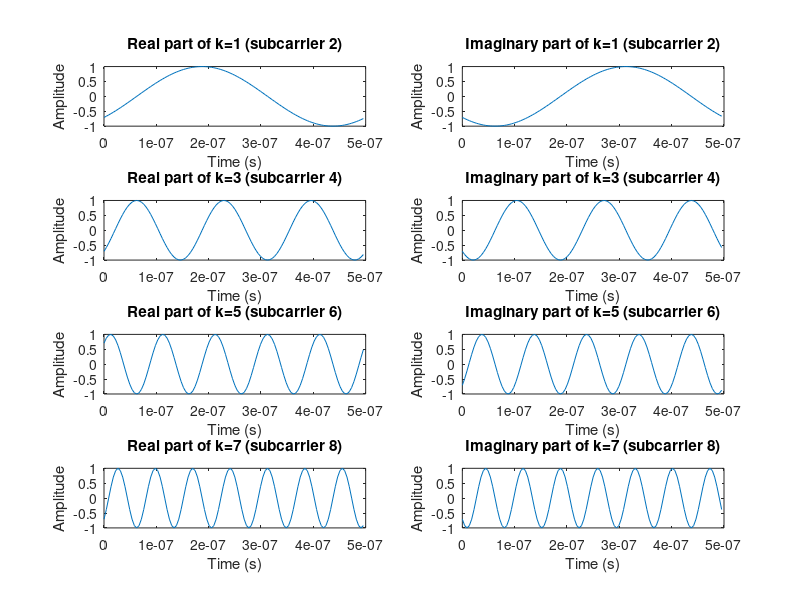
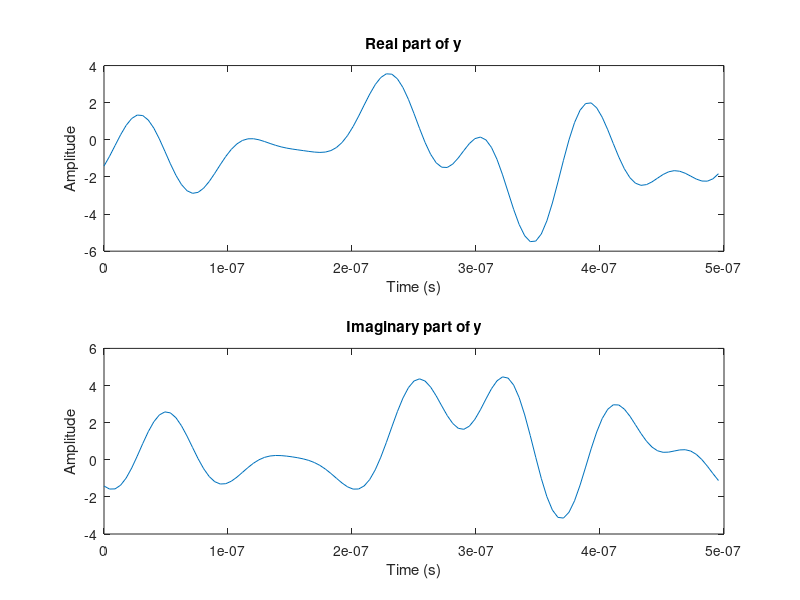
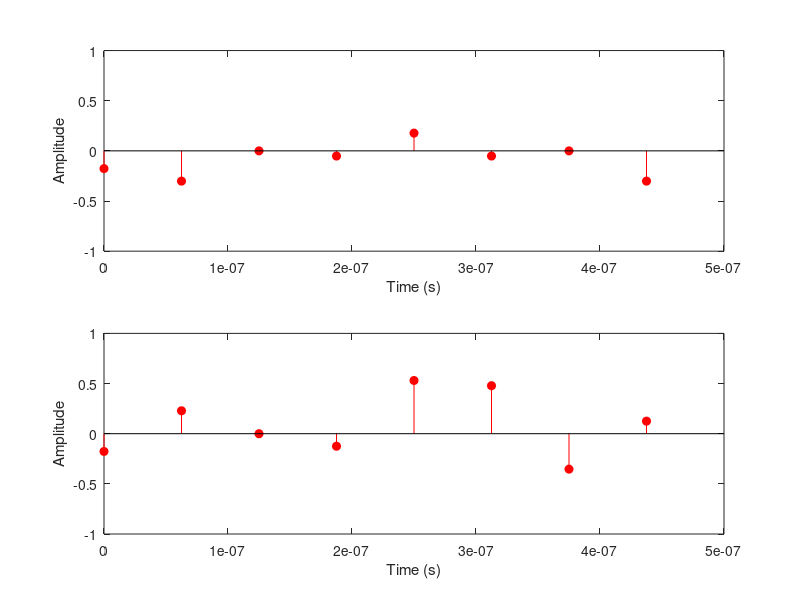
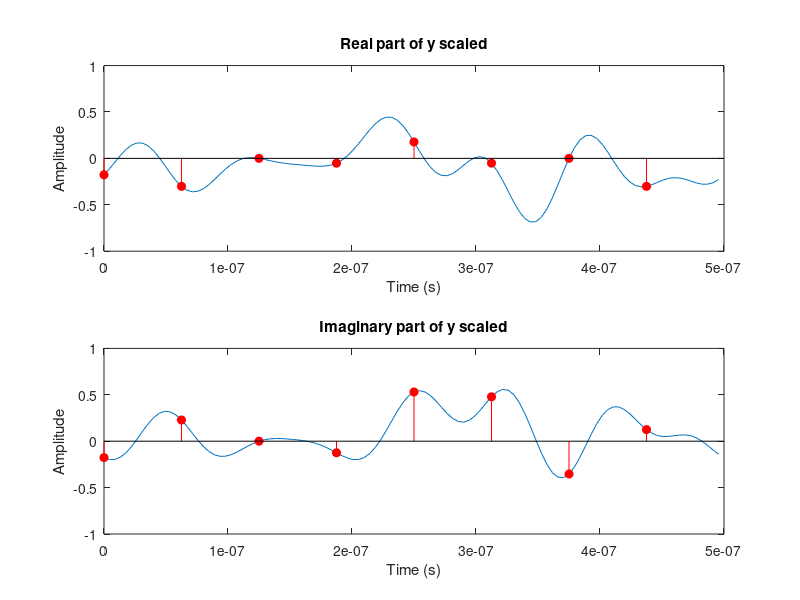

MATLAB code to generate these figures, in order:
% read in the binary bits from answer1.m
fileID = fopen('binary_bits.txt', 'r');
binary_string = fgetl(fileID);
fclose(fileID);
binary_data = arrayfun(@(x) str2double(x), binary_string);

N = 8;
T = 500e-9;
Ts = T/8;
f_sub = 1/T;
disp("subcarrier spacing is: ");
disp(f_sub);
disp("sampling interval is: ");
disp(Ts);

f_sample = 7*f_sub*16;
t_sample = 1/f_sample;
total_time = 500e-9;

t = 0 : t_sample : total_time-t_sample;

% for QPSK modulation
I_values = zeros(1, length(binary_data)/2);
Q_values = zeros(1, length(binary_data)/2);

for i = 1 : 2 : length(binary_data)-1
    b1 = binary_data(i);
    b2 = binary_data(i+1);
    
    if b1==0 && b2==0
        I = 1/sqrt(2);
        Q = -1/sqrt(2);
    elseif b1==0 && b2==1
        I = 1/sqrt(2);
        Q = 1/sqrt(2);
    elseif b1==1 && b2==0
        I = -1/sqrt(2);
        Q = -1/sqrt(2);
    else
        I = -1/sqrt(2);
        Q = 1/sqrt(2);
    end

    index = (i+1)/2;
    I_values(index) = I;
    Q_values(index) = Q;
end  

% X_k & carriers
X = I_values + 1j * Q_values;

f = zeros(1,8);
for i = 0 : 7
   f(i+1) = i*f_sub;
end

x1 = X(2) * exp(1j * 2 * pi * f(2) * t);
x3 = X(4) * exp(1j * 2 * pi * f(4) * t);
x5 = X(6) * exp(1j * 2 * pi * f(6) * t);
x7 = X(8) * exp(1j * 2 * pi * f(8) * t);

figure('Position', [300, 100, 800, 600]);

subplot(4, 2, 1);
plot(t, real(x1));
title('Real part of k=1 (subcarrier 2)');
xlabel('Time (s)');
ylabel('Amplitude');

subplot(4, 2, 2);
plot(t, imag(x1));
title('Imaginary part of k=1 (subcarrier 2)');
xlabel('Time (s)');
ylabel('Amplitude');

subplot(4, 2, 3);
plot(t, real(x3));
title('Real part of k=3 (subcarrier 4)');
xlabel('Time (s)');
ylabel('Amplitude');

subplot(4, 2, 4);
plot(t, imag(x3));
title('Imaginary part of k=3 (subcarrier 4)');
xlabel('Time (s)');
ylabel('Amplitude');

subplot(4, 2, 5);
plot(t, real(x5));
title('Real part of k=5 (subcarrier 6)');
xlabel('Time (s)');
ylabel('Amplitude');

subplot(4, 2, 6);
plot(t, imag(x5));
title('Imaginary part of k=5 (subcarrier 6)');
xlabel('Time (s)');
ylabel('Amplitude');

subplot(4, 2, 7);
plot(t, real(x7));
title('Real part of k=7 (subcarrier 8)');
xlabel('Time (s)');
ylabel('Amplitude');

subplot(4, 2, 8);
plot(t, imag(x7));
title('Imaginary part of k=7 (subcarrier 8)');
xlabel('Time (s)');
ylabel('Amplitude');

% sum of all the subcarriers
y = zeros(1, length(t));
for k = 1:length(X)
    y = y + X(k) * exp(1j * 2 * pi * f(k) * t);
end

figure('Position', [300, 100, 800, 600]);

subplot(2, 1, 1);
plot(t, real(y));
title('Real part of y');
xlabel('Time (s)');
ylabel('Amplitude');

subplot(2, 1, 2);
plot(t, imag(y));
title('Imaginary part of y');
xlabel('Time (s)');
ylabel('Amplitude');

time_x = ifft(X);
t_fft = (0 : length(X)-1) * Ts;

figure('Position', [300, 100, 800, 600]);

subplot(2, 1, 1);
plot(t_fft, real(time_x));
title('Real part of ifft');
stem(t_fft, real(time_x), 'r', 'filled');
xlabel('Time (s)');
ylabel('Amplitude');
ylim([-1,1]);

subplot(2, 1, 2);
plot(t_fft, imag(time_x));
title('Imaginary part of ifft');
stem(t_fft, imag(time_x), 'r', 'filled');
xlabel('Time (s)');
ylabel('Amplitude');
ylim([-1,1]);

y_scaled = y / length(X);
figure('Position', [300, 100, 800, 600]);

subplot(2, 1, 1);
plot(t, real(y_scaled));
ylim([-1,1]);
hold on;
stem(t_fft, real(time_x), 'r', 'filled');
title('Real part of y scaled');
xlabel('Time (s)');
ylabel('Amplitude');
hold off;

subplot(2, 1, 2);
plot(t, imag(y_scaled));
ylim([-1,1]);
hold on
stem(t_fft, imag(time_x), 'r', 'filled');
title('Imaginary part of y scaled');
xlabel('Time (s)');
ylabel('Amplitude');
hold off;

